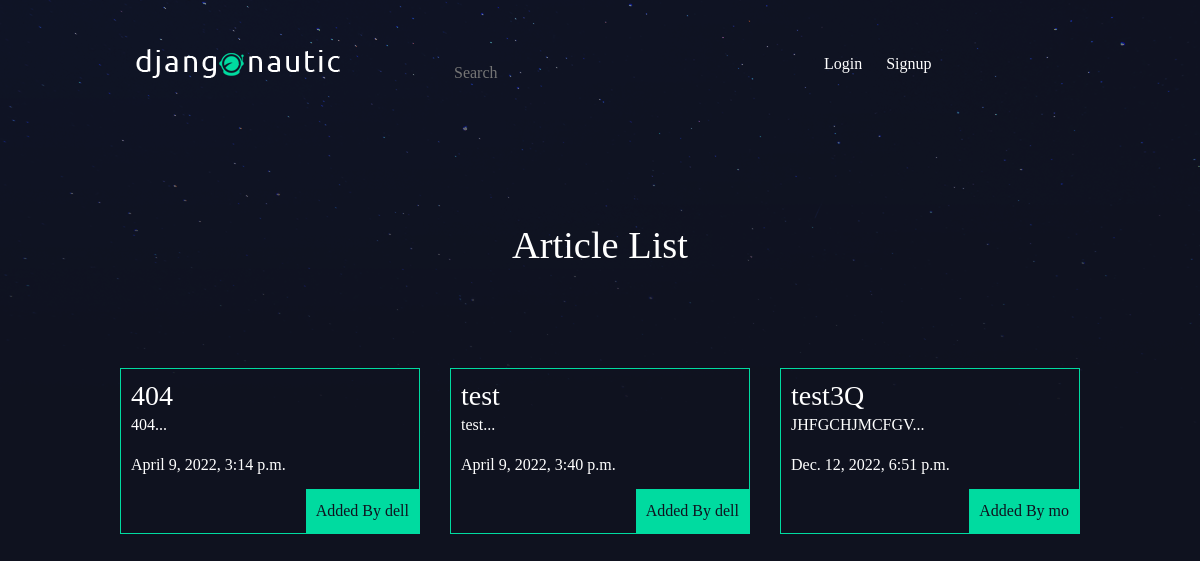
The app's page /, older data.
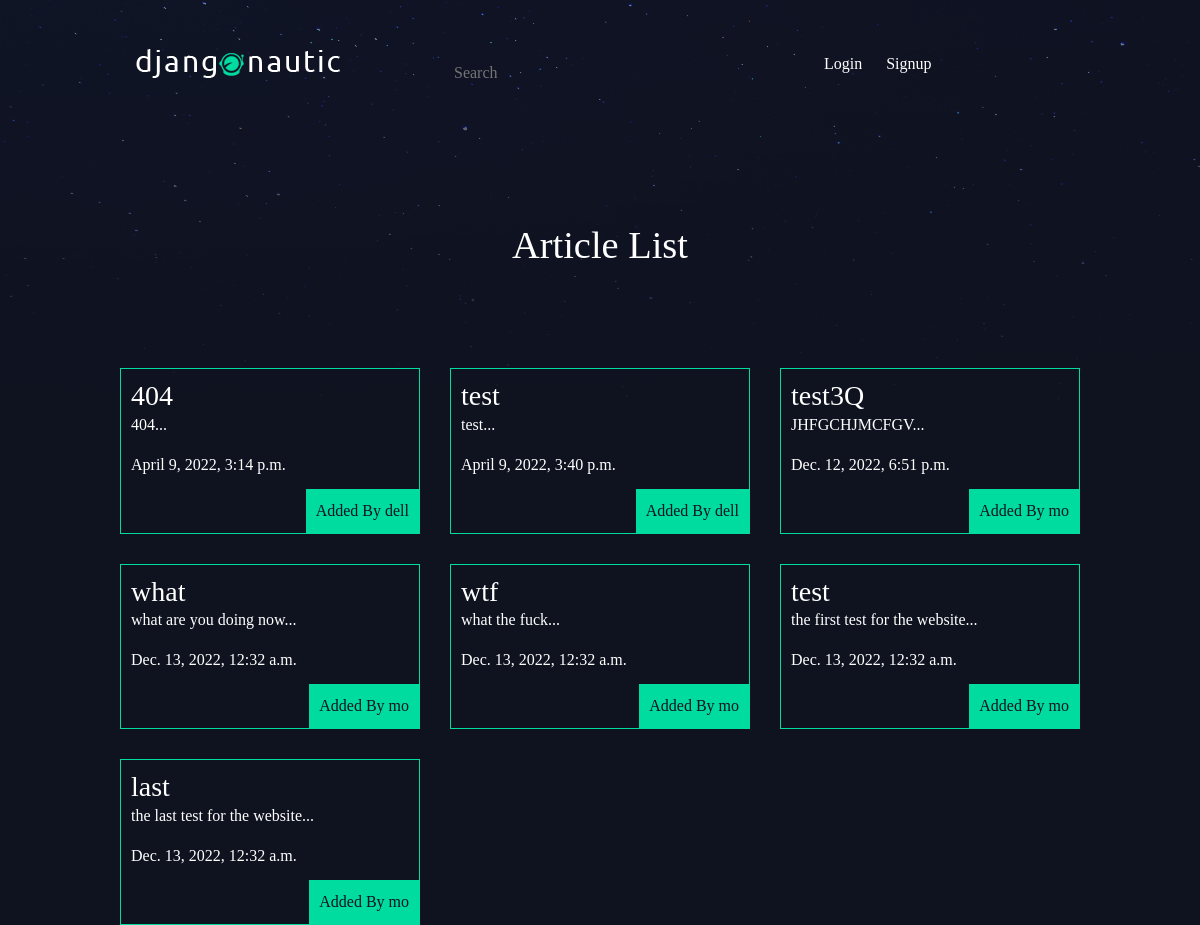
The same page, newer data.
### Articels/models.py (models this page shows, shortened)
class Article(models.Model):
    title = models.CharField(max_length=100)
    body = models.TextField()
    thumb = models.ImageField(default='default.png', blank=True, upload_to='media')
    date = models.DateTimeField(default=timezone.now())
    author = models.ForeignKey(User, on_delete=models.CASCADE, default=None)
    objects = ArticleManager()
    def snippet(self):
        return self.body[:50] + "..."
    def get_absolute_url(self):
        return reverse("articles:detail", kwargs={"id": self.id})

### Articels/views.py (the view)
# urls.py: path('', articel_list, name='list'),
def articel_list(request, *args, **kwargs):
    queryset = Article.objects.all().order_by('date')
    context = {
        'object_list': queryset
    }
    return render(request, 'Articels/articel_list.html', context)

### Articels/templates/Articels/articel_list.html
{% extends 'base.html' %}
{% block content %}
    <h2>Article List</h2>
    <div class='articles'>
      {% for instance in object_list %}
        <div class='article'>
          <h3><a href="{{instance.get_absolute_url}}">{{instance.title}}</a></h3>
          <p>{{instance.snippet}}</p>
          <p>{{instance.date}}</p>
          <p class="author">Added By {{instance.author.username}}</p>
        </div>
      {% endfor %}
    </div>
{% endblock %}

### templates/base.html (shortened to what this page needs)
{% load static %}
<!DOCTYPE html>
<html lang="en" dir="ltr">
  <head>
    <link href="https://cdn.jsdelivr.net/npm/bootstrap@5.2.3/dist/css/bootstrap.min.css" rel="stylesheet">
    <link rel="stylesheet" href="{% static 'styles.css' %}" />
  </head>
  <body>
    <header class="wrapper row">
      <h1 class="col-md-4"><a href="{% url 'articles:list' %}"><img src="{% static 'logo.png' %}"/></a></h1>
      <form method="GET" action="{% url 'articles:search' %}" class="col-md-4 mt-3">
        <input class="search-input" placeholder="Search" name="q">
      </form>
      <nav class="col-md-4 mt-2">
          <ul>
              {% if user.is_authenticated %}
              <li>
                  <form class="logout-link" action="{% url 'accounts:logout' %}" method="post">
                      {% csrf_token %}
                      <button type="submit">Logout</button>
                  </form>
              </li>
              <li>
                  <a href="{% url 'articles:create' %}" class="highlight">New Article</a>
              </li>
              {% else %}
              <li><a href="{% url 'accounts:login' %}">Login</a></li>
              <li><a href="{% url 'accounts:signup' %}">Signup</a></li>
              {% endif %}
          </ul>
      </nav>
    </header>
    <div class="wrapper">
      {% block content %}
      {% endblock %}
    </div>
  </body>
</html>

### assets/styles.css (style rules this page uses)
body { background-color: #0f121f; background-image: url(/static/stars.png); background-repeat: no-repeat; color: #fff; }
* { font-family: Ubuntu; }
h1, h2, h3, h4, h5 { font-weight: normal; margin: 0; }
a, a:hover, a:visited { color: #fff; text-decoration: none; }
.wrapper { max-width: 960px; margin: 0 auto; }
header { display: grid; grid-template-columns: 1fr 1fr; padding: 20px 0; }
nav { justify-self: end; }
nav li { display: inline-block; list-style-type: none; margin-left: 20px; }
h2 { text-align: center; margin: 100px 0; font-size: 2.4em; }
.articles { display: grid; grid-template-columns: 1fr 1fr 1fr; grid-gap: 30px; }
.article { border: 1px solid #00dba0; padding: 10px; position: relative; padding-bottom: 40px; }
.article .author { position: absolute; right: 0; bottom: 0; margin: 0; background-color: #00dba0; padding: 10px; color: #0f121f }
.search-input { background: none; color:#00bda0; border: none; }

Row changes from the older to the newer data that the page shows:
added Article: title "what", snippet "what are you doing now...", date "Dec. 13, 2022, 12:32 a.m.", author.username "mo"
added Article: title "wtf", snippet "what the fuck...", date "Dec. 13, 2022, 12:32 a.m.", author.username "mo"
added Article: title "test", snippet "the first test for the website...", date "Dec. 13, 2022, 12:32 a.m.", author.username "mo"
added Article: title "last", snippet "the last test for the website...", date "Dec. 13, 2022, 12:32 a.m.", author.username "mo"
